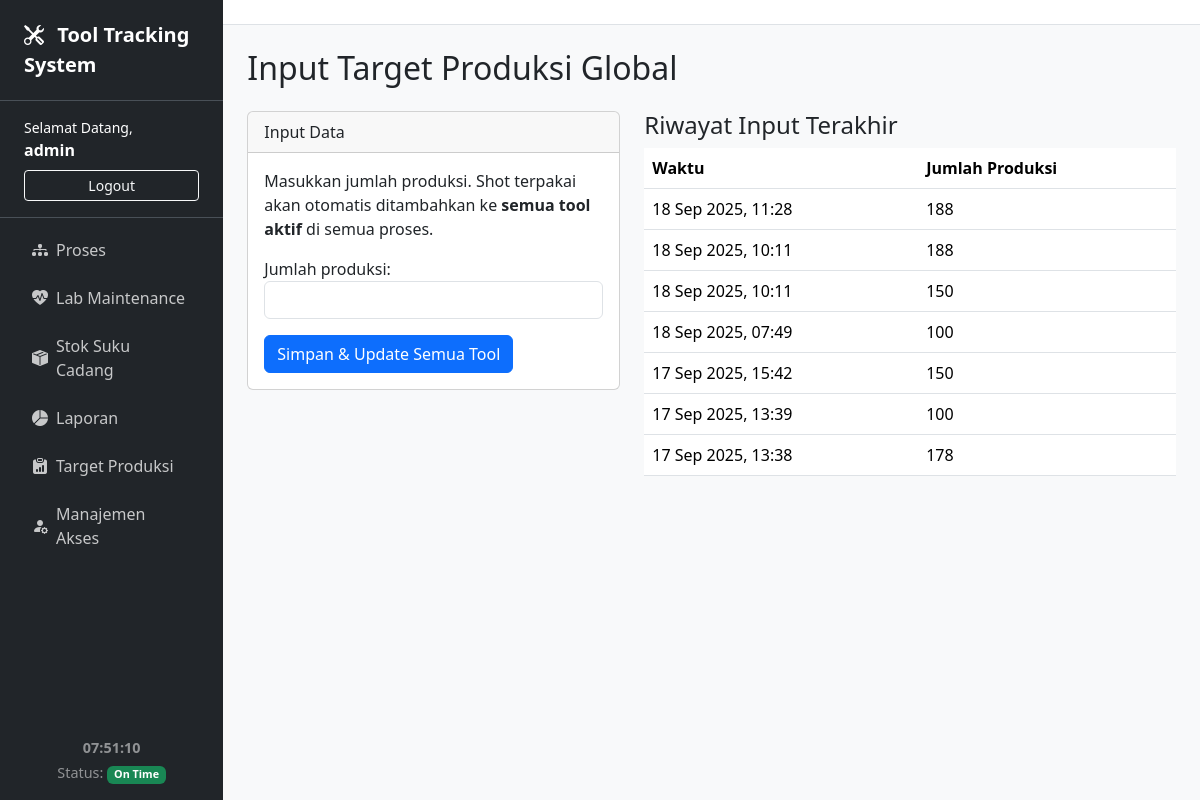
Page /produksi/ (signed in) on the committed database.
### tracker/models.py (models this page shows, shortened)
class UserProfile(models.Model):
    user = models.OneToOneField(User, on_delete=models.CASCADE)
    nama_lengkap = models.CharField(max_length=100)
    is_developer = models.BooleanField(default=False)
    can_view_proses = models.BooleanField(default=False, verbose_name="Lihat Menu Proses")
    can_view_lab = models.BooleanField(default=False, verbose_name="Lihat Menu Lab")
    can_view_stok = models.BooleanField(default=False, verbose_name="Lihat Menu Stok")
    can_view_laporan = models.BooleanField(default=False, verbose_name="Lihat Menu Laporan")
    can_view_produksi = models.BooleanField(default=False, verbose_name="Lihat Menu Produksi")
    can_edit_proses = models.BooleanField(default=False, verbose_name="Akses Penuh Menu Proses")
    can_edit_lab = models.BooleanField(default=False, verbose_name="Akses Penuh Menu Lab")
    can_edit_stok = models.BooleanField(default=False, verbose_name="Akses Penuh Menu Stok")
    can_edit_laporan = models.BooleanField(default=False, verbose_name="Akses Penuh Menu Laporan (Termasuk Download)")
    can_edit_produksi = models.BooleanField(default=False, verbose_name="Akses Penuh Menu Produksi")

class ProductionLog(models.Model):
    jumlah_produksi = models.PositiveIntegerField()
    dibuat_pada = models.DateTimeField(auto_now_add=True)

### tracker/views.py (the view)
# urls.py: path('produksi/', views.halaman_produksi, name='halaman_produksi'),
@login_required
@transaction.atomic
def halaman_produksi(request):
    if request.method == 'POST':
        form = ProductionLogForm(request.POST)
        if form.is_valid():
            log_entry = form.save()
            jumlah_produksi_hari_ini = log_entry.jumlah_produksi
            tools_untuk_diupdate = Tool.objects.filter(proses__isnull=False).exclude(status='Perbaikan')
            for tool in tools_untuk_diupdate:
                shot_yang_digunakan = jumlah_produksi_hari_ini * tool.jumlah_shot
                tool.shot_terpakai += shot_yang_digunakan
                tool.save()
            messages.success(request, f'Shot terpakai telah ditambahkan ke {tools_untuk_diupdate.count()} tool aktif.')
            return redirect('halaman_produksi')
    else:
        form = ProductionLogForm()
    riwayat_produksi = ProductionLog.objects.all().order_by('-dibuat_pada')[:10]
    context = {'form': form, 'riwayat_produksi': riwayat_produksi}
    return render(request, 'tracker/halaman_produksi.html', context)

### tracker/forms.py
class ProductionLogForm(forms.ModelForm):
    class Meta:
        model = ProductionLog
        fields = ['jumlah_produksi']
    def __init__(self, *args, **kwargs):
        super().__init__(*args, **kwargs)
        for field in self.fields:
            self.fields[field].widget.attrs.update({'class': 'form-control'})

### tracker/templates/tracker/halaman_produksi.html (shortened to what this page needs)
{% extends 'tracker/base.html' %}
{% block content %}
<h2 class="mb-4">Input Target Produksi Global</h2>
<div class="row">
    {% if user.userprofile.is_developer or user.userprofile.can_edit_produksi %}
    <div class="col-md-5">
        <div class="card">
            <div class="card-header">Input Data</div>
            <div class="card-body">
                <p>Masukkan jumlah produksi. Shot terpakai akan otomatis ditambahkan ke <strong>semua tool aktif</strong> di semua proses.</p>
                <form method="post">
                    {{ form.as_p }}
                    <button type="submit" class="btn btn-primary">Simpan & Update Semua Tool</button>
                </form>
            </div>
        </div>
    </div>
    {% endif %}
    <div class="{% if user.userprofile.is_developer or user.userprofile.can_edit_produksi %}col-md-7{% else %}col-md-12{% endif %}">
        <h4>Riwayat Input Terakhir</h4>
        <table class="table">
            <thead>
                <tr>
                    <th>Waktu</th>
                    <th>Jumlah Produksi</th>
                </tr>
            </thead>
            <tbody>
                {% for log in riwayat_produksi %}
                <tr>
                    <td>{{ log.dibuat_pada|date:"d M Y, H:i" }}</td>
                    <td>{{ log.jumlah_produksi }}</td>
                </tr>
                {% empty %}
                <tr>
                    <td colspan="2" class="text-center">Belum ada data produksi.</td>
                </tr>
                {% endfor %}
            </tbody>
        </table>
    </div>
</div>
{% endblock %}

### tracker/templates/tracker/base.html (shortened to what this page needs)
<!doctype html>
<html lang="en">
<head>
    <link href="https://cdn.jsdelivr.net/npm/bootstrap@5.3.3/dist/css/bootstrap.min.css" rel="stylesheet">
    <link rel="stylesheet" href="https://cdn.jsdelivr.net/npm/bootstrap-icons@1.11.3/font/bootstrap-icons.min.css">
</head>
<body>
    <div class="sidebar d-flex flex-column text-white">
        <div class="app-title">
            <i class="bi bi-tools me-2"></i> Tool Tracking System
        </div>
        <div class="user-info">
            {% if user.is_authenticated %}
                <div class="small">Selamat Datang,</div>
                <div class="fw-bold mb-2">{{ user.userprofile.nama_lengkap|default:user.username }}</div>
                <form action="{% url 'logout' %}" method="post" class="d-grid">
                    <button type="submit" class="btn btn-sm btn-outline-light">Logout</button>
                </form>
            {% else %}
                <div class="d-grid gap-2">
                    <a href="{% url 'login' %}" class="btn btn-primary">Login</a>
                    <a href="{% url 'register' %}" class="btn btn-secondary">Daftar</a>
                </div>
            {% endif %}
        </div>
        <ul class="nav flex-column p-2">
            {% if user.userprofile.is_developer or user.userprofile.can_view_proses %}
            <li class="nav-item"><a class="nav-link" href="{% url 'daftar_proses' %}"><i class="bi bi-diagram-3-fill me-2"></i> Proses</a></li>
            {% endif %}
            {% if user.userprofile.is_developer or user.userprofile.can_view_lab %}
            <li class="nav-item"><a class="nav-link" href="{% url 'lab_maintenance_list' %}"><i class="bi bi-heart-pulse-fill me-2"></i> Lab Maintenance</a></li>
            {% endif %}
            {% if user.userprofile.is_developer or user.userprofile.can_view_stok %}
            <li class="nav-item"><a class="nav-link" href="{% url 'manajemen_stok' %}"><i class="bi bi-box-seam-fill me-2"></i> Stok Suku Cadang</a></li>
            {% endif %}
            {% if user.userprofile.is_developer or user.userprofile.can_view_laporan %}
            <li class="nav-item"><a class="nav-link" href="{% url 'halaman_laporan' %}"><i class="bi bi-pie-chart-fill me-2"></i> Laporan</a></li>
            {% endif %}
            {% if user.userprofile.is_developer or user.userprofile.can_view_produksi %}
            <li class="nav-item"><a class="nav-link" href="{% url 'halaman_produksi' %}"><i class="bi bi-clipboard-data-fill me-2"></i> Target Produksi</a></li>
            {% endif %}
            {% if user.userprofile.is_developer %}
            <li class="nav-item"><a class="nav-link" href="{% url 'hak_akses_list' %}"><i class="bi bi-person-fill-gear me-2"></i> Manajemen Akses</a></li>
            {% endif %}
        </ul>
        <div class="footer-info">
            <div id="live-clock" class="fw-bold text-center mb-1"></div>
            <div class="text-center">Status: <span id="app-status-badge" class="badge">Loading...</span></div>
        </div>
    </div>
    <div class="main-content">
        <div class="topbar">
            </div>
        <div class="container-fluid p-4">
            {% block content %}{% endblock %}
        </div>
    </div>
</body>
</html>

### tracker/templates/tracker/base.html (style rules this page uses)
body { display: flex; }
.sidebar { width: 280px; min-height: 100vh; background-color: #212529; }
.sidebar .nav-link { color: rgba(255, 255, 255, 0.75); padding: 0.75rem 1.5rem; border-radius: 0.375rem; display: flex; align-items: center; }
.sidebar .app-title { padding: 1.25rem 1.5rem; border-bottom: 1px solid #495057; font-size: 1.25rem; font-weight: bold; }
.sidebar .user-info { padding: 1rem 1.5rem; border-bottom: 1px solid #495057; }
.sidebar .footer-info { margin-top: auto; padding: 1rem 1.5rem; font-size: 0.9rem; color: rgba(255, 255, 255, 0.5); }
.main-content { flex-grow: 1; background-color: #f8f9fa; }
.topbar { background-color: #fff; border-bottom: 1px solid #dee2e6; padding: 0.75rem 1.5rem; }

### rows in the picture
ProductionLog: dibuat_pada "18 Sep 2025, 11:28", jumlah_produksi "188"
ProductionLog: dibuat_pada "18 Sep 2025, 10:11", jumlah_produksi "188"
ProductionLog: dibuat_pada "18 Sep 2025, 10:11", jumlah_produksi "150"
ProductionLog: dibuat_pada "18 Sep 2025, 07:49", jumlah_produksi "100"
ProductionLog: dibuat_pada "17 Sep 2025, 15:42", jumlah_produksi "150"
ProductionLog: dibuat_pada "17 Sep 2025, 13:39", jumlah_produksi "100"
ProductionLog: dibuat_pada "17 Sep 2025, 13:38", jumlah_produksi "178"

### other values in the picture
{{ user.userprofile.nama_lengkap|default:user.username }} "admin"
